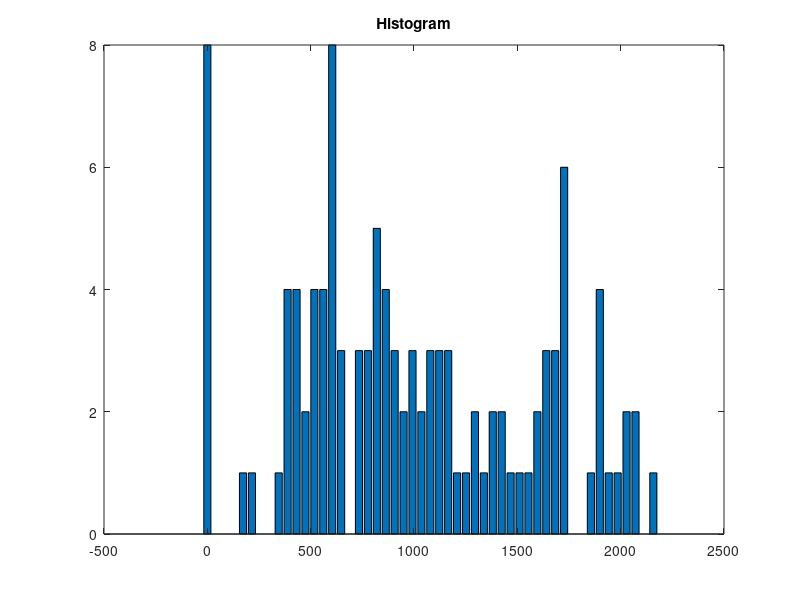

This chart was generated by the following MATLAB code:
function [flag,cleandata]=F_10000_Outlier_Flag(data,tolerance,sigchange,how,sho);
%this function is meant to find a representative value for a standard
%deviation in a heavily skewed distribution (typically, flat data with
% %peaks). It calculates the standard deviation and average the data;
% Based on these, outliers are determined and excluded for a new calculation
% of average and SD; this is repeated until sigma does not change anymore too much
% . This is repeated until the new sigma does not change much
% %anymore
%output: positions of outliers

%Jacob Kers 2013 and before---------------------------------------------

if nargin<5  %For testing/demo purposes
    close all
    data=Demodata;
    tolerance=2;
    sigchange=0.7;
    how='positive';
    sho=1;
    plot(data,'o-');
end
binz=50;
sigma=1E20;            %at start, use a total-upper-limit 
ratio=0;
ld=length(data);
flag=ones(ld,1);  %at start, all points are selected
cleandata=data;
while ratio<sigchange     %if not too much changes anymore; the higher this number the less outliers are peeled off.
    sigma_old=sigma;
    selc=find(flag==1);
    data(flag==1); 
    ls=length(selc);
    av=median(data(selc));       %since we expect skewed distribution, we use the median iso the mea     
    sigma=std(data(selc));
    ratio=sigma/sigma_old;
    switch how
        case 'positive',  flag=(data-av)<tolerance*sigma;     %adjust outlier flags
        case 'all',  flag=abs(data-av)<tolerance*sigma;     %adjust outlier flags  
    end
    %plot menu------------------  
    if sho==1
        cleandata=data(selc); 
        hx=(min(cleandata):(range(cleandata))/binz:max(cleandata));   %make an axis
        sthst=hist(cleandata,hx);
        bar(hx,sthst);
        title('Histogram');
        dum=ginput(1);
        pause(0.5);     
    end
    %---------------------------- 
end
cleandata=data(selc); 
hx=(min(cleandata):((max(cleandata)-min(cleandata)))/binz:max(cleandata));   %make an axis
sthst=hist(cleandata,hx);



function data=Demodata;
data=[   609
         860
         894
         898
         587
         617
         807
         629
         577
         531
        1362
        1152
        1135
        1738
        4247
        9516
       10652
        6829
        3294
        1523
         977
        2158
         910
         502
         840
        1068
         530
         855
         810
         787
        1124
        1296
        3502
        6612
        9071
        8176
        6293
        4184
        1589
        1724
        1718
        1447
         736
         781
         948
         603
         429
         587
         630
         581
         748
        1040
        1151
         642
        1086
         876
        1907
        4324
        5548
        6736
        4446
        3718
        2919
        2089
        1874
        1963
        1621
        1144
        1417
         928
        1024
        1634
         834
        1907
        1729
        3508
        9138
       13053
        6597
        2018
        1303
        1214
         985
         793
        1140
        1694
        1376
        1682
        1685
        3641
        4964
        7704
        8733
        6773
        9497
        4653
        2803
        1904
        2006
        2023
        1343
        1730
        1553
        1098
        1892
        1635
        2089
        2849
        4702
        8142
        7245
        5983
        2935
        1727
        1581
         730
        1405
         861
         838
         576
         990
         381
         453
         532
         469
         587
         603
         217
        1262
         324
         386
         578
         420
         437
         371
         495
         583
         402
         185
          16
           0
           0
           0
           0
           0
           0
           0
           ];

